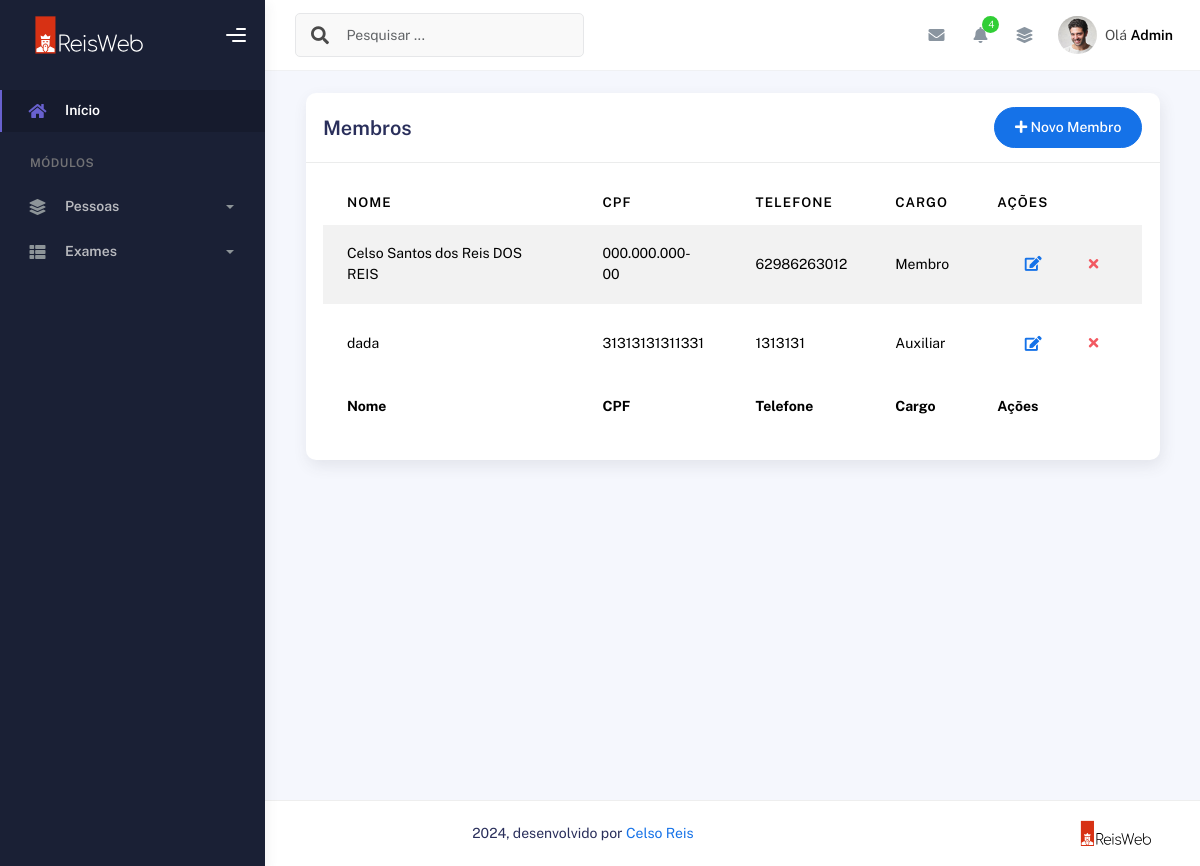
The page /membros/ (signed in) on the database as committed earlier.
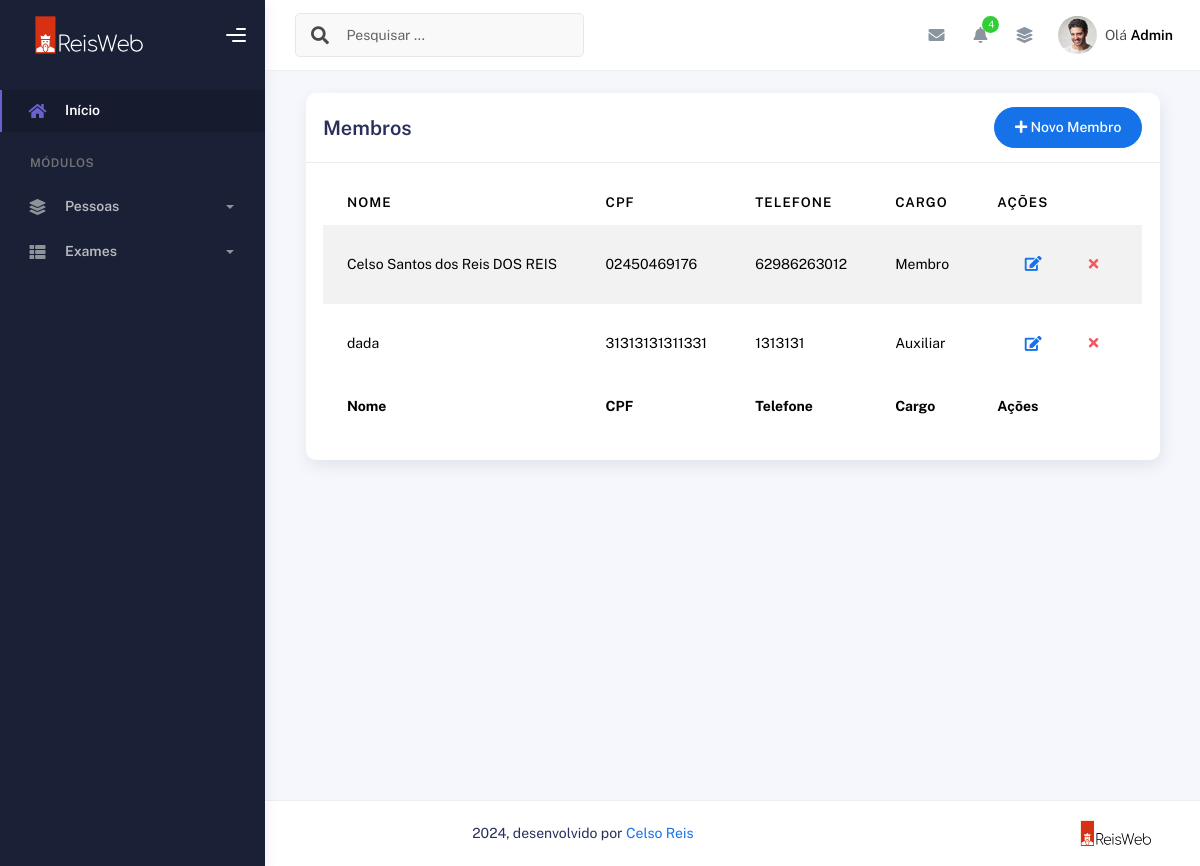
The same page on the database as committed later.
### plataformaigreja/models.py (models this page shows, shortened)
class Membros(models.Model):
    choices_sexo = (('F', 'Feminino'),
                    ('M', 'Masculino'))
    choices_cargo = (('A', 'Auxiliar'),
                     ('C', 'Congregado'),
                     ('Cr', 'Crianças'),
                     ('Da', 'Diaconisa'),
                     ('D', 'Diácono'),
                     ('E', 'Evangelista'),
                     ('J', 'Jovem'),
                     ('Mb', 'Membro'),
                     ('Mi', 'Missionário(a)'),
                     ('Pr', 'Pastor'),
                     ('P', 'Presbítero'))
    nome = models.CharField(max_length=50)
    sexo = models.CharField(max_length=1, choices=choices_sexo)
    cpf = models.CharField(max_length=20, blank=True, null=True)
    email = models.EmailField(blank=True, null=True)
    telefone = models.CharField(max_length=19, blank=True, null=True)
    endereco = models.CharField(max_length=100, blank=True, null=True)
    foto = models.ImageField(upload_to="img_membros", null=True, blank=True)
    data_nascimento = models.DateField(null=True, blank=True)
    data_batismo = models.DateField(null=True, blank=True)
    cargo = models.CharField(max_length=2, choices=choices_cargo)
    pastor = models.ForeignKey(User, on_delete=models.CASCADE)

### plataformaigreja/views.py (the view, shortened to what this page needs)
# urls.py: path('membros/', views.membros, name='membros'),
@login_required(login_url='/usuarios/login')
def membros(request):
    if request.method == "GET":
        membros = Membros.objects.filter(pastor=request.user)
        return render(request, 'membros.html', {'membros': membros})

### plataformaigreja/templates/membros.html (shortened to what the changed rows need)
{% extends "bases/base_plataformaigreja.html" %}
{% load static %}
{% block 'conteudo' %}
  <div class="container">
    <div class="page-inner">
      <div class="col-md-12">
        <div class="card">
        <div class="card-body">
                    <div class="table-responsive">
                      <table
                        id="add-row"
                        class="display table table-striped table-hover"
                      >
                        <thead>
                          <tr>
                            <th>Nome</th>
                            <th>CPF</th>
                            <th>Telefone</th>
                            <th>CARGO</th>
                            <th style="width: 10%">Ações</th>
                          </tr>
                        </thead>
                        <tfoot>
                          <tr>
                            <th>Nome</th>
                            <th>CPF</th>
                            <th>Telefone</th>
                            <th>Cargo</th>
                            <th>Ações</th>
                          </tr>
                        </tfoot>
                        <tbody>
                          {% for membro in membros %}
                            <tr>
                              <td>{{membro.nome}}</td>
                              <td>{{membro.cpf}}</td>
                              <td> {{membro.telefone}}</td>
                              <td>
                                {% if membro.cargo == "Mb" %}
                                  Membro
                                {% elif membro.cargo == "A" %}
                                  Auxiliar
                                {% elif membro.cargo == "C" %}
                                  Congregado
                                {% elif membro.cargo == "Cr" %}
                                  Crianças
                                {% elif membro.cargo == "Da" %}
                                  Diaconisa
                                {% elif membro.cargo == "D" %}
                                  Diácono
                                {% elif membro.cargo == "E" %}
                                  Evangelista
                                {% elif membro.cargo == "J" %}
                                  Jovem
                                {% elif membro.cargo == "Mi" %}
                                  Missionário(a)
                                {% elif membro.cargo == "Pr" %}
                                  Pastor
                                {% elif membro.cargo == "P" %}
                                  Presbítero
                                {% endif %}
                              </td>
                              <td>
                                <div class="form-button-action">
                                  <a href="{% url 'editar_membro' membro.id %}">
                                  <button
                                    type="button"
                                    title="Editar"
                                    class="btn btn-link btn-primary btn-lg"
                                    data-original-title="Edit Task"
                                    data-bs-toggle="modal"
                                    data-bs-target="#editarMembroModal"
                                  >
                                    <i class="fa fa-edit"></i>
                                  </button>
                                </a>
                                  <button
                                    type="button"
                                    data-bs-toggle="tooltip"
                                    title=""
                                    class="btn btn-link btn-danger"
                                    data-original-title="Remove"
                                  >
                                    <i class="fa fa-times"></i>
                                  </button>
                                </div>
                              </td>
                            </tr>
                          {% endfor %}
                        </tbody>
                      </table>
                    </div>
                  </div>
                </div>
              </div>
            </div>
          </div>
        </div>
      </div>
    </div>
{% endblock %}

Rows that differ between the two databases and show on the page:
changed Membros "Celso Santos dos Reis DOS REIS": cpf "000.000.000-00" → "02450469176"
